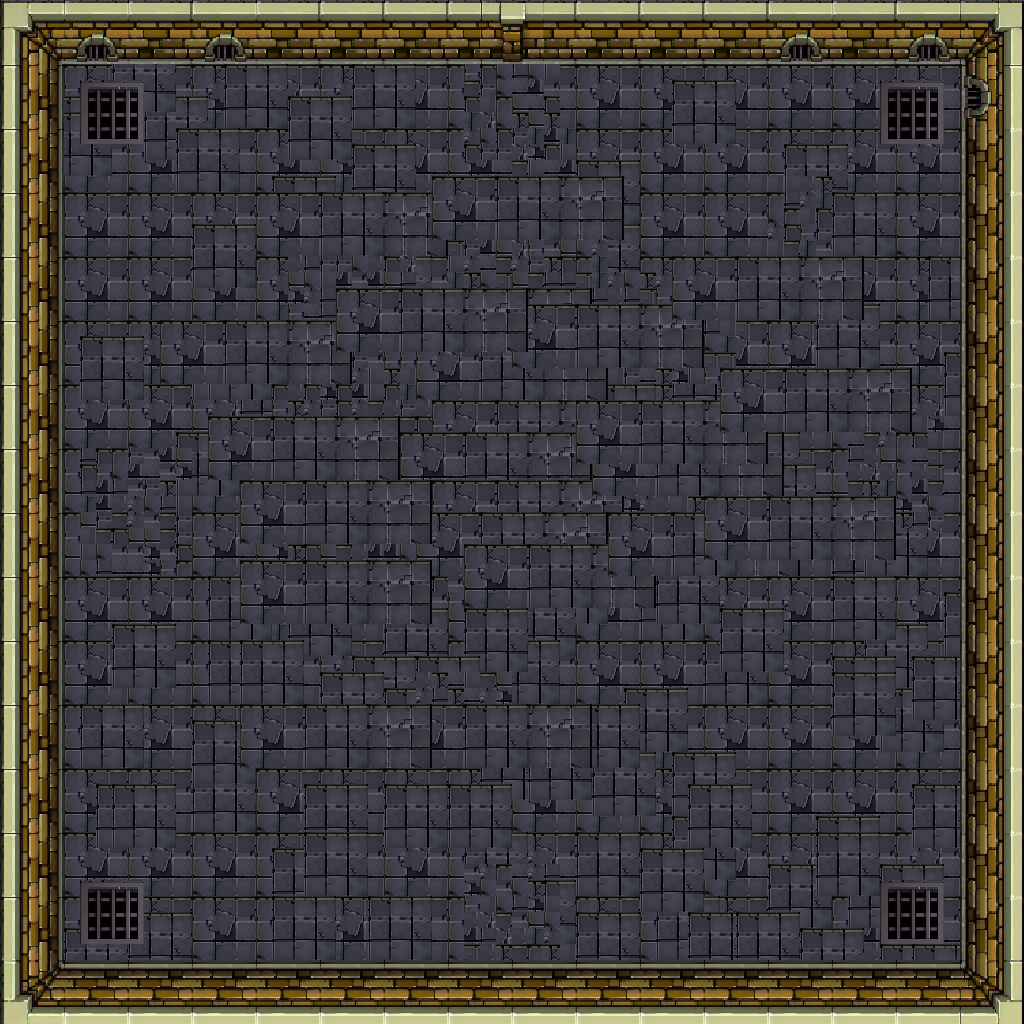

Rendered tile map (Tiled .tmx) drawn with the repository's tilesets; below, a short description and the map source with its tile grids summarised:
An orthogonal 64x64 tile map with 16x16 px tiles, 3 tile layers (collision layer, background layer, foreground layer) and 8 objects (8x Slime).

<map version="1.10" tiledversion="1.11.1-99-gec89c545" orientation="orthogonal" renderorder="right-down" width="64" height="64" tilewidth="16" tileheight="16" infinite="0" nextlayerid="7" nextobjectid="37">
 <editorsettings>
  <export target="../public/topdown/tiles/titleScreen.json" format="json" />
 </editorsettings>
 <tileset firstgid="1" name="tileset" tilewidth="16" tileheight="16" tilecount="3066" columns="73">
  <image source="../public/topdown/tiles/tileset.png" width="1177" height="678" />
 </tileset>
 <layer id="3" name="collision layer" width="64" height="64">
  <data>[4096 cells, 1051 non-empty, 1 distinct tile ids]</data>
 </layer>
 <objectgroup id="6" name="enemies">
  <object id="28" name="spawner1" type="Slime" x="101.333" y="106" width="26.6667" height="22.6667">
   <properties>
    <property name="interval" type="int" value="100" />
    <property name="maxSpawns" type="int" value="100" />
   </properties>
  </object>
  <object id="29" name="spawner1" type="Slime" x="795" y="47.6667" width="12" height="10.6667">
   <properties>
    <property name="interval" type="int" value="300" />
    <property name="maxSpawns" type="int" value="50" />
   </properties>
  </object>
  <object id="30" name="spawner1" type="Slime" x="926.333" y="45.3333" width="12" height="10.6667">
   <properties>
    <property name="interval" type="int" value="300" />
    <property name="maxSpawns" type="int" value="50" />
   </properties>
  </object>
  <object id="31" name="spawner1" type="Slime" x="220.667" y="49.3333" width="12" height="10.6667">
   <properties>
    <property name="interval" type="int" value="300" />
    <property name="maxSpawns" type="int" value="50" />
   </properties>
  </object>
  <object id="32" name="spawner1" type="Slime" x="92.6667" y="48" width="12" height="10.6667">
   <properties>
    <property name="interval" type="int" value="300" />
    <property name="maxSpawns" type="int" value="50" />
   </properties>
  </object>
  <object id="33" name="spawner1" type="Slime" x="110" y="912" width="12" height="10.6667">
   <properties>
    <property name="interval" type="int" value="300" />
    <property name="maxSpawns" type="int" value="50" />
   </properties>
  </object>
  <object id="34" name="spawner1" type="Slime" x="910" y="916" width="12" height="10.6667">
   <properties>
    <property name="interval" type="int" value="300" />
    <property name="maxSpawns" type="int" value="50" />
   </properties>
  </object>
  <object id="35" name="spawner1" type="Slime" x="905.333" y="110.667" width="12" height="10.6667">
   <properties>
    <property name="interval" type="int" value="300" />
    <property name="maxSpawns" type="int" value="200" />
   </properties>
  </object>
 </objectgroup>
 <layer id="1" name="background layer" width="64" height="64">
  <data>[4096 cells, 4096 non-empty, 240 distinct tile ids]</data>
 </layer>
 <layer id="2" name="foreground layer" width="64" height="64">
  <data>[4096 cells, 0 non-empty, 0 distinct tile ids]</data>
 </layer>
</map>